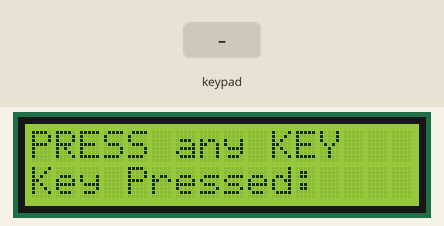
The sketch below on a simulated Arduino Uno, built with avr-gcc and run on an emulated ATmega328P. Shown: 16×2 character LCD. The test bench sets the inputs (shaded band).

Above: at 0.8 s.
0.9 s: key 'A' pressed
At 1.6 s:
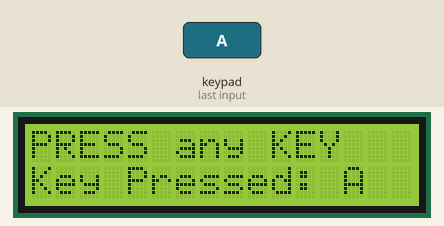
Timing chart, 0 to 3.9 s (numbered marks = the images above; inputs shaded):
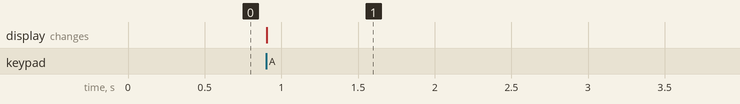

The sketch:

ArduinoPrototype.ino
```cpp
#include <LiquidCrystal.h>
#include <Keypad.h>

//#define DDRB *((volatile byte*) 0x24)
//#define PORTB *((volatile byte*) 0x25)

//#define DDRC *((volatile byte*) 0x27)
//#define PORTC *((volatile byte*) 0x28)

//#define DDRD *((volatile byte*) 0x2A)
//#define PORTD *((volatile byte*) 0x2B)

// 4-bit Mode for LCD 1602A 16x2 Display
// Pins D[19:14] from PC[5:0]
#define RS 14
#define EN 15
#define D7 19
#define D6 18
#define D5 17
#define D4 16

// 4x4 Keypad w/ 4 rows and 4 cols
#define ROW 4
#define COL 4

// The formatting of 4x4 Keypad
char keys[ROW][COL] = {
  {'1', '2', '3', 'A'},
  {'4', '5', '6', 'B'},
  {'7', '8', '9', 'C'},
  {'*', '0', '#', 'D'}
};

// Pins D[6:9] from PD[6:7] and PB[0:1]
// Pins D[10:13] from PB[2:5]
byte pin_R[ROW] = {6, 7, 8, 9};
byte pin_C[COL] = {10, 11, 12, 13};

// Objects for Keypad and LCD
LiquidCrystal lcd(RS, EN, D4, D5, D6, D7);
Keypad keypad = Keypad(makeKeymap(keys), pin_R, pin_C, ROW, COL);

int main(void){
  //DDRC = 0x3F;    // Set PC[5:0] HI (Output)


  lcd.begin(16,2); // Define 16 Cols and 2 Rows of LCD
  lcd.display(); // PWR ON backlight

  while(1) {
    lcd.setCursor(0, 0);  // Position to write from first row, first col
    lcd.print("PRESS any KEY"); // Can write 16 chars per line

    char key = keypad.getKey();
    lcd.setCursor(0, 1);  // Position to write from second row, first col
    lcd.print("Key Pressed: ");


    if (key) {
      lcd.print(key);
      delay(100);
    }
  }

  return 0;
}
```

Measured:
- after the input at 0.9 s, the display: changes at once (image 1)
